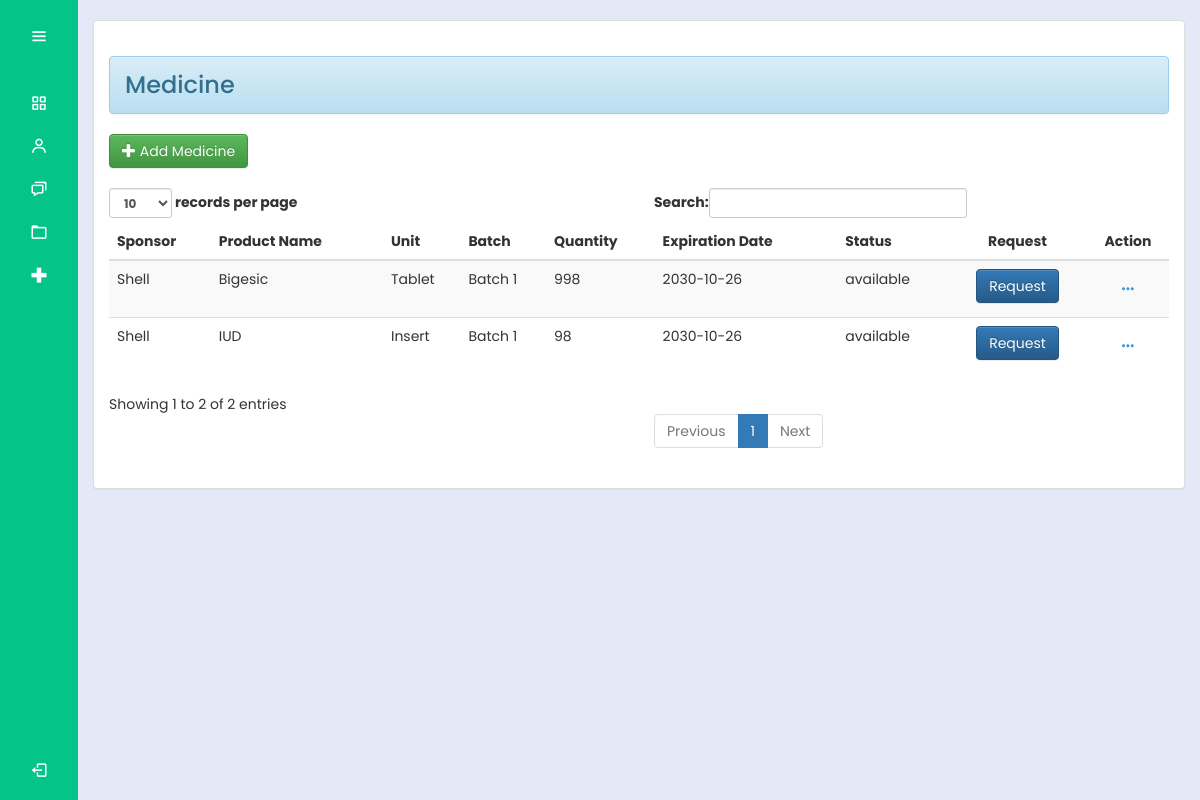
Page /bhw/medicinee.php (signed in) on the committed database.
### tables this page shows
CREATE TABLE `medicines` (
  `productId` int(30) NOT NULL,
  `productName` varchar(100) NOT NULL,
  `sponsor` varchar(100) NOT NULL,
  `unit` varchar(100) NOT NULL,
  `batch` varchar(100) NOT NULL,
  `quantity1` int(10) NOT NULL,
  `total` int(10) NOT NULL,
  `expDate` date NOT NULL,
  `status` varchar(100) NOT NULL
);

### bhw/medicinee.php (the view, shortened to what this page needs)
<?php
@include "../connection/connect.php";
if(isset($_SESSION['user_data'])){
?>
<!DOCTYPE html>
<html lang="en">
<head>
  <link rel="stylesheet" href="../cssmainmenu/style.css">
  <link rel = "stylesheet" type = "text/css" href = "../css/style.css" />
  <link rel = "stylesheet" type = "text/css" href = "../css/bootstrap.css " />
  <link href='https://unpkg.com/boxicons@2.1.4/css/boxicons.min.css' rel='stylesheet'>
  <link rel="stylesheet" href="path/to/font-awesome/css/font-awesome.min.css">
  <link rel="stylesheet" href="https://cdnjs.cloudflare.com/ajax/libs/font-awesome/6.4.2/css/all.min.css">
    <link rel="stylesheet" href="https://maxcdn.bootstrapcdn.com/bootstrap/3.3.5/css/bootstrap.min.css">
<link rel="stylesheet" href="https://maxcdn.bootstrapcdn.com/bootstrap/3.3.5/css/bootstrap-theme.min.css">
</head>
<body>
<?php try {
    include_once('side_menu.php');
} catch (Exception $e) {
    echo "Error: " . $e->getMessage();
}
 ?>
  <section class="home-section">
  <br>
    <div class="container-fluid">
      <div class="panel panel-default">
        <div class="panel-body">
        <h3><div class = "alert alert-info">Medicine</div></h3>
          <a class="btn btn-success" href="add_med.php?"><i class="glyphicon glyphicon-plus"></i> Add Medicine</a>
          <br />
          <br />
<table id="table" class="table table-striped table-hover">
    <thead>
        <tr>
            <th>Sponsor</th>
            <th>Product Name</th>
            <th>Unit</th>
            <th>Batch</th>
            <th>Quantity</th>
            <th>Expiration Date</th>
            <th>Status</th>
            <th style="text-align: center;">Request</th>
            <th style="text-align: center;">Action</th>
        </tr>
    </thead>
    <tbody>
        <?php
        $query = $mysqli->query("SELECT * FROM medicines") or die(mysqli_error());
        while ($fetch = $query->fetch_array()) {
            $status = ($fetch['total'] == 0) ? 'unavailable' : $fetch['status'];
            if ($fetch['total'] < 10) {
                $quantityMessage = '<span class="text-danger">Low quantity</span>';
            } else {
                $quantityMessage = '';
            }
        $expirationDate = strtotime($fetch['expDate']);
        $expirationYear = date('Y', $expirationDate);
        $currentYear = date('Y');
        if ($expirationYear == $currentYear) {
            $expirationMessage = '<span class="text-warning">Expires soon</span>';
        } else {
            $expirationMessage = '';
        }
        ?>
            <tr>
                <td><?php echo $fetch['sponsor'] ?></td>
                <td><?php echo $fetch['productName'] ?></td>
                <td><?php echo $fetch['unit'] ?></td>
                <td><?php echo $fetch['batch'] ?></td>
                <td><?php echo $fetch['total'] . ' ' . $quantityMessage ?></td>
                <td><?php echo $fetch['expDate'] . ' ' . $expirationMessage ?></td>
                <td><?php echo $status ?></td>
                <td style="text-align: center">
                    <?php if ($status == 'unavailable' || $fetch['total'] == 0) : ?>
                        <button class="btn btn-primary" disabled>Request</button>
                    <?php elseif ($fetch['unit'] == 'Insert') : ?>
                        <a class="btn btn-primary profile-button" href="contraceptives_form.php?productName=<?php echo urlencode($fetch['productName']); ?>">Request</a>
                    <?php else : ?>
                        <a class="btn btn-primary profile-button" href="request.php?productName=<?php echo urlencode($fetch['productName']); ?>">Request</a>
                    <?php endif; ?>
                </td>
                <td style="text-align: center;">
                    <div class="dropdown">
                        <button class="dropbtn"><i class="fa-solid fa-ellipsis"></i></button>
                    </div>
                </td>
            </tr>
        <?php
        }
        ?>
    </tbody>
</table>
        </div>
      </div>
    </div>
  </section>
</body>
</html>
<?php
}
else{
	header("Location:.././index.php?error=UnAuthorized Access");
}

### cssmainmenu/style.css (style rules this page uses)
:root { --color-default: #04c487; --color-second:#04c487; --color-white:#fff; --color-body:#e4e9f7; --color-light:#e0e0e0; }
* { padding: 0%; margin: 0%; box-sizing: border-box; font-family: 'Poppins', sans-serif; }
body { min-height: 100vh; }
.home-section { position: relative; background-color: var(--color-body); min-height: 100vh; top:0; left:78px; width: calc(100% - 78px); transition: all .5s ease; z-index: 2; }

### css/style.css (style rules this page uses)
.profile-button { background: #04c487; border: none; color: #fff; }
body { font-family: Arial, sans-serif; }

### bhw/medicinee.php (style rules this page uses)
.dropdown { position: relative; display: inline-block; }
.dropbtn { background: transparent; color: #3498db; padding: 10px; border: none; cursor: pointer; }

### rows in the picture
medicines: sponsor "Shell", productName "Bigesic", unit "Tablet", batch "Batch 1", total "998", expDate "2030-10-26", status "available"
medicines: sponsor "Shell", productName "IUD", unit "Insert", batch "Batch 1", total "98", expDate "2030-10-26", status "available"
